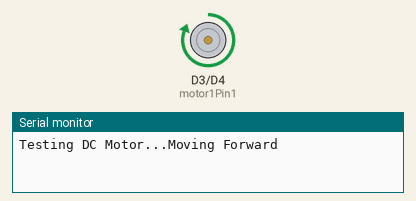
Recording of a sketch running on a simulated ESP8266 (NodeMCU). Shown: motor-driver pin pairs drawn as motors (green arrow = first pin HIGH = forward, orange = second pin HIGH = backward, longer = more drive, scaled by the enable pin), the last lines printed to the serial monitor.

Above: at 1.5 s.
At 7.5 s:
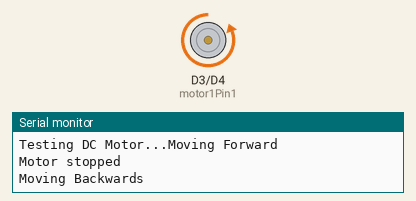
At 10.5 s:
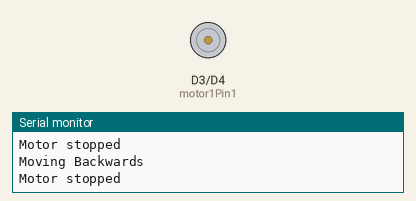
Timing chart, 0 to 15.6 s (numbered marks = the images above):
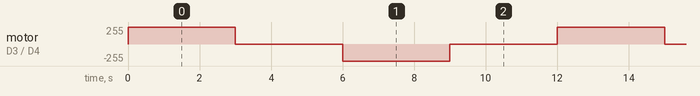

The sketch:

L298N_ESP8266.ino
```cpp
// Motor A
int motor1Pin1 = D3;
int motor1Pin2 = D4;
int enable1Pin = D2;

// Setting PWM properties
/*const int freq = 30000;
const int pwmChannel = 0;
const int resolution = 8;
int dutyCycle = 200;*/

void setup() {
  // sets the pins as outputs:
  pinMode(motor1Pin1, OUTPUT);
  pinMode(motor1Pin2, OUTPUT);
  pinMode(enable1Pin, OUTPUT);

  // configure LED PWM functionalitites
  //ledcSetup(pwmChannel, freq, resolution);

  // attach the channel to the GPIO to be controlled
  //ledcAttachPin(enable1Pin, pwmChannel);

  Serial.begin(115200);

  // testing
  Serial.print("Testing DC Motor...");
}

void loop() {
  // Move the DC motor forward at maximum speed
  Serial.println("Moving Forward");
  digitalWrite(motor1Pin1, HIGH);
  digitalWrite(motor1Pin2, LOW);
  digitalWrite(enable1Pin, 10);
  delay(3000);

  // Stop the DC motor
  Serial.println("Motor stopped");
  digitalWrite(motor1Pin1, LOW);
  digitalWrite(motor1Pin2, LOW);
  delay(3000);

  // Move DC motor backwards at maximum speed
  Serial.println("Moving Backwards");
  digitalWrite(motor1Pin1, LOW);
  digitalWrite(motor1Pin2, HIGH);
  digitalWrite(enable1Pin, 250);
  delay(3000);

  // Stop the DC motor
  Serial.println("Motor stopped");
  digitalWrite(motor1Pin1, LOW);
  digitalWrite(motor1Pin2, LOW);
  delay(3000);

  // Move DC motor forward with increasing speed
  /*digitalWrite(motor1Pin1, HIGH);
  digitalWrite(motor1Pin2, LOW);
  while (dutyCycle <= 255){
   //ledcWrite(pwmChannel, dutyCycle);
    Serial.print("Forward with duty cycle: ");
    Serial.println(dutyCycle);
    dutyCycle = dutyCycle + 5;
    delay(500);
  }
  dutyCycle = 200;*/
}
```

Measured:
- by itself, motor on D3 (motor1Pin1) / D4 (motor1Pin2): repeats every 12.0 s: stopped 3.0 s, backward 255/255 3.0 s, stopped 3.0 s, forward 255/255 3.0 s
